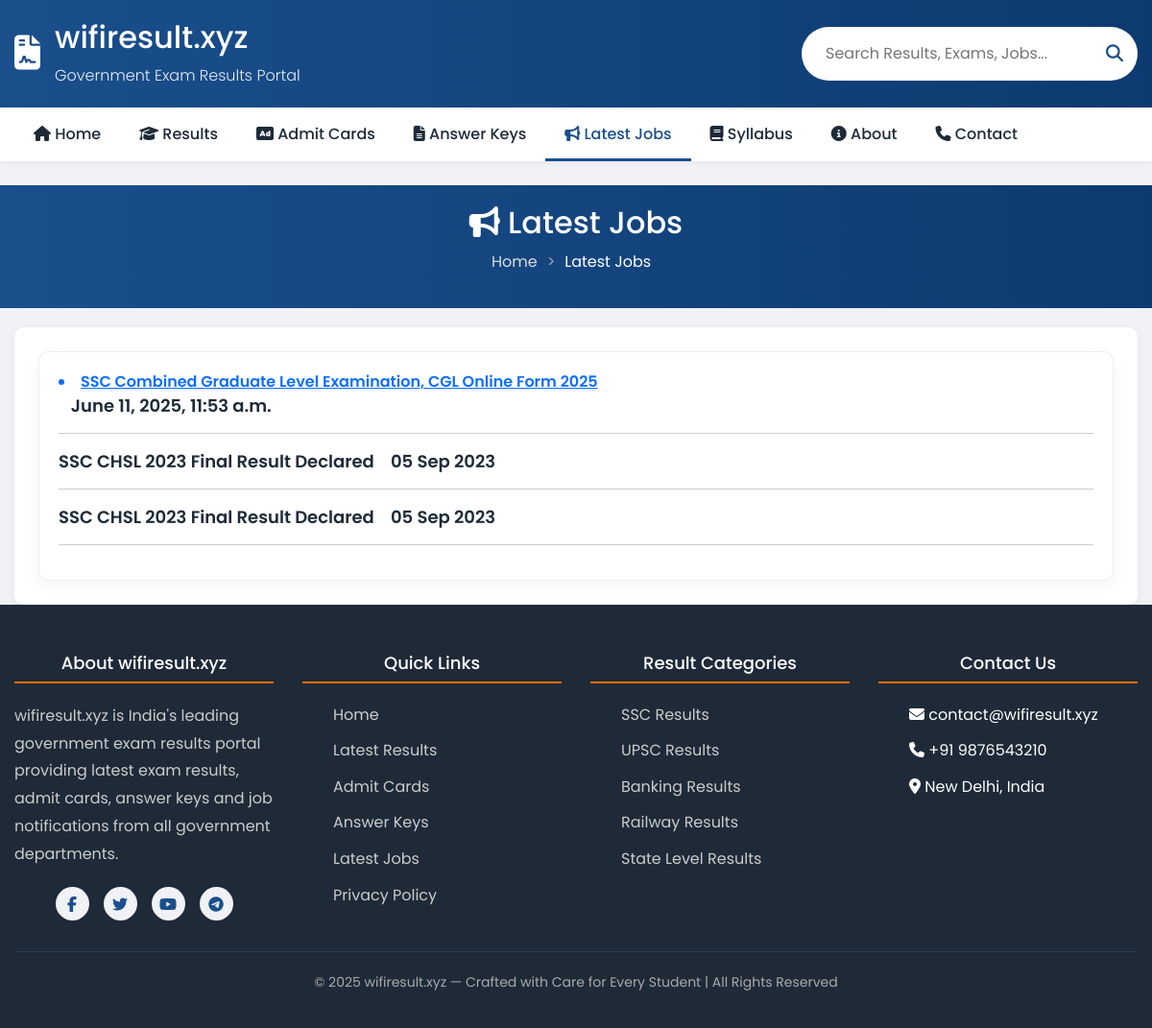
The app's page /jobs/, older data.
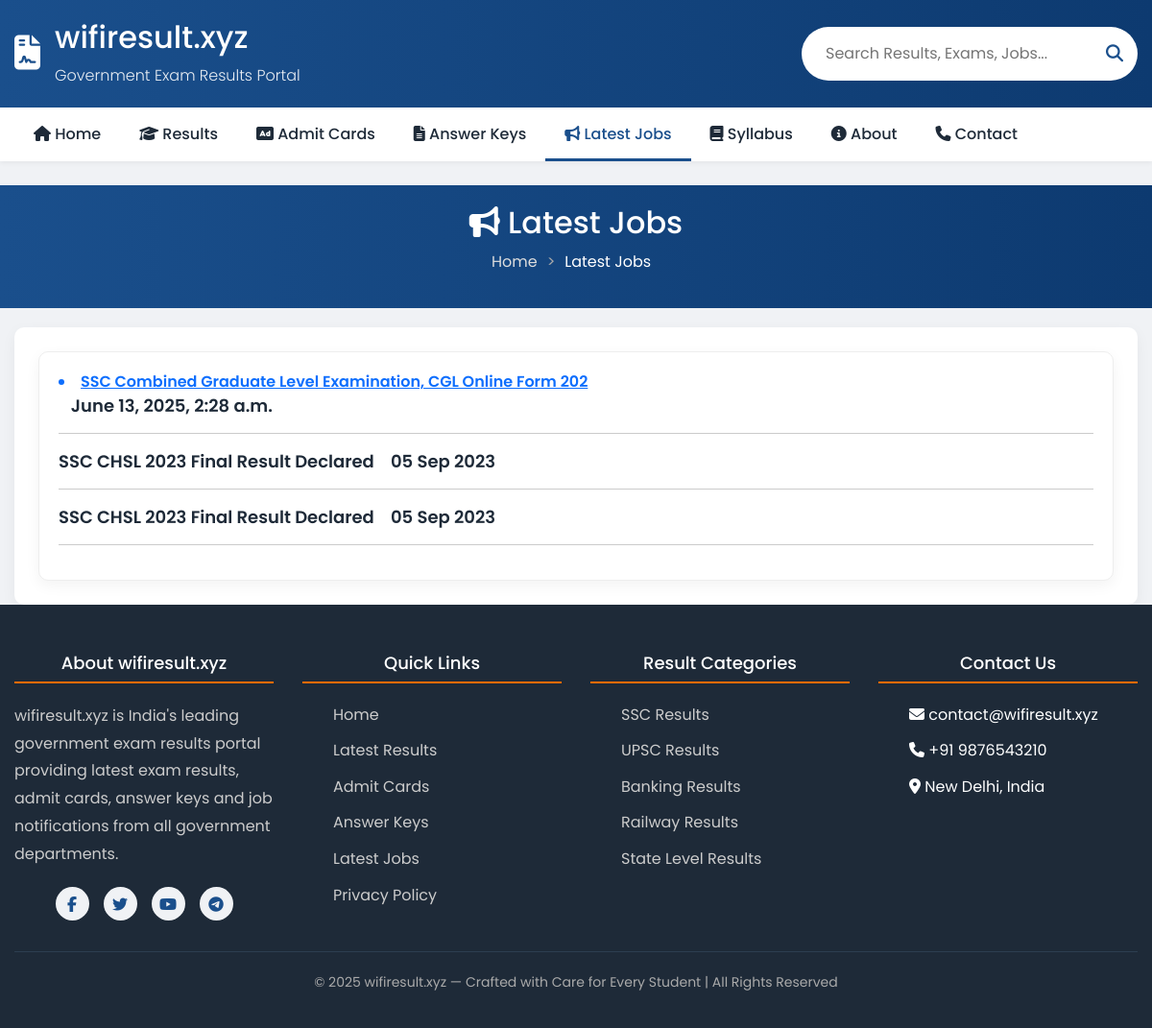
The same page, newer data.
### wifiapp1/models.py (models this page shows, shortened)
class Job(models.Model):
    title = models.CharField(max_length=100, blank=True, null=True)
    meta_description = models.TextField(max_length=300, blank=True, null=True)
    meta_keywords = models.TextField(max_length=300,blank=True, null=True)
    schema = models.TextField(blank=True, null=True)
    og_image = models.ImageField(upload_to='og_images/', blank=True, null=True, help_text="Open Graph image for social sharing")
    og_image_alt = models.CharField(max_length=255,blank=True,null=True,help_text="Alternate text for OG Image (used in og:image:alt)")
    updated_at = models.DateTimeField(auto_now=True)  # automatic on update
    apply_date = models.CharField(max_length=100,blank=True, null=True)
    vacancy_title = models.TextField(max_length=250, blank=True, null=True)
    vacancy_name = RichTextField(blank=True, null=True)
    online_application_date= models.CharField(max_length=100,blank=True, null=True)
    online_last_date = models.CharField(max_length=100,blank=True, null=True)
    receipt_of_application = models.CharField(max_length=100,blank=True, null=True)
    last_date_fee = models.CharField(max_length=100,blank=True, null=True)
    correction_date = models.CharField(max_length=100,blank=True, null=True)
    exam_date = models.CharField(max_length=100,blank=True, null=True)
    admit_card_available = models.CharField(max_length=100,blank=True, null=True)
    answerkey_available_date = models.CharField(max_length=100,blank=True, null=True)
    result_available = models.CharField(max_length=100,blank=True, null=True)
    final_result_available = models.CharField(max_length=100,blank=True, null=True)
    applecation_fee= RichTextField(blank=True, null=True)
    vacancy_details = RichTextField()
    eligibility_criteria=RichTextField(blank=True, null=True)
    selection_process= RichTextField()
    important_information= RichTextField()
    how_to_apply= RichTextField()
    apply_online_link=models.URLField(blank=True, null=True)
    admitcard_link=models.URLField(blank=True, null=True)
    answerkeyI_link=models.URLField(blank=True, null=True)
    answerkeyII_link=models.URLField(blank=True, null=True)
    result_link=models.URLField(blank=True, null=True)
    resultI_link=models.URLField(blank=True, null=True)
    resultII_link=models.URLField(blank=True, null=True)
    result_final_link=models.URLField(blank=True, null=True)
    notification_link=models.URLField(blank=True, null=True)
    officialwebsite_link=models.URLField(blank=True, null=True)
    slug=models.SlugField(unique=True, blank=True)
    active = models.BooleanField(default=True)

### wifiapp1/views.py (the view)
# urls.py: path('jobs/', views.jobs, name='jobs'),
def jobs(request):
    jobs=Job.objects.all()
    return render(request, 'mainfile/jobs.html', {'jobs': jobs})

### templates/mainfile/jobs.html (shortened to what this page needs)
{% extends "basefile/base.html" %}
{% load static %}
{% block seo %}
    <link rel="stylesheet" href="https://cdnjs.cloudflare.com/ajax/libs/font-awesome/6.4.0/css/all.min.css">
    <link rel="stylesheet" href="{% static 'css/base.css' %}">
{% endblock seo %}
{% block body %}
    <section class="page-header">
        <div class="container">
            <h1 style="font-size:2rem;"><i class="fas fa-bullhorn"></i> Latest Jobs</h1>
            <ul class="breadcrumb">
                <li><a href="/">Home</a></li>
                <li>Latest Jobs</li>
            </ul>
        </div>
    </section>
    <main class="container">
        <div class="results-layout">
            <section class="results-section">
                    <div class="result-card">
                        <div class="result-content">
                            {% for job in jobs %}
                            <h3 class="result-title"> <a href="{{job.slug}}"> <li class="fs-6">  {{ job.title }}</li>
                             </a>   &nbsp;&nbsp;  <span class="result-date">{{job.updated_at}}</span></h3><hr>
{% endfor %}
                             <h3 class="result-title">SSC CHSL 2023 Final Result Declared   &nbsp;&nbsp;  <span class="result-date">05 Sep 2023</span></h3><hr>
                              <h3 class="result-title">SSC CHSL 2023 Final Result Declared   &nbsp;&nbsp;  <span class="result-date">05 Sep 2023</span></h3><hr>
                        </div>
            </section>
        </div>
    </main>
{% endblock body %}

Row changes from the older to the newer data that the page shows:
changed Job: title "SSC Combined Graduate Level Examination, CGL Online Form 2025" → "SSC Combined Graduate Level Examination, CGL Online Form 202"; updated_at "June 11, 2025, 11:53 a.m." → "June 13, 2025, 2:28 a.m."
